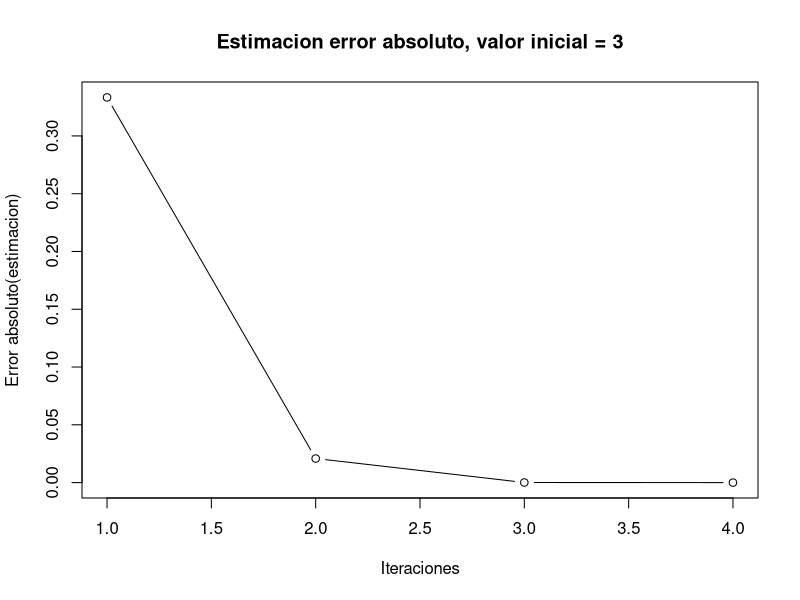
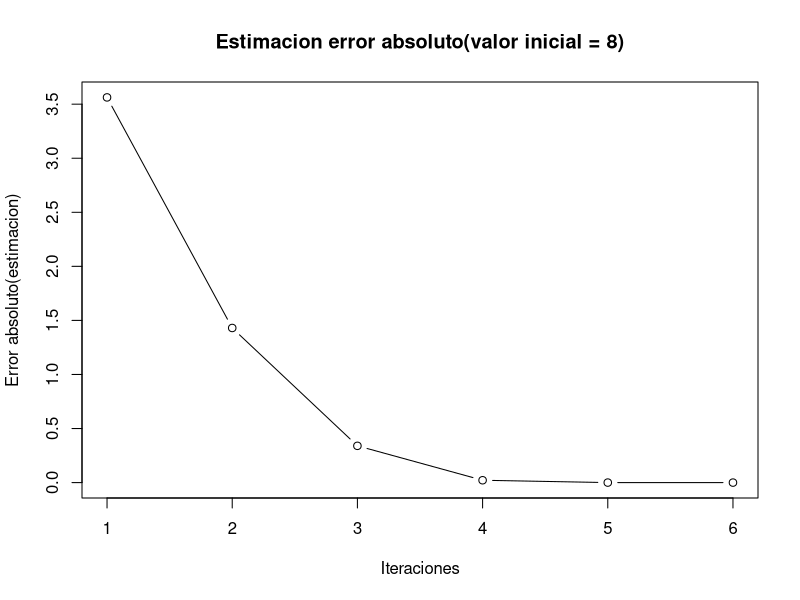
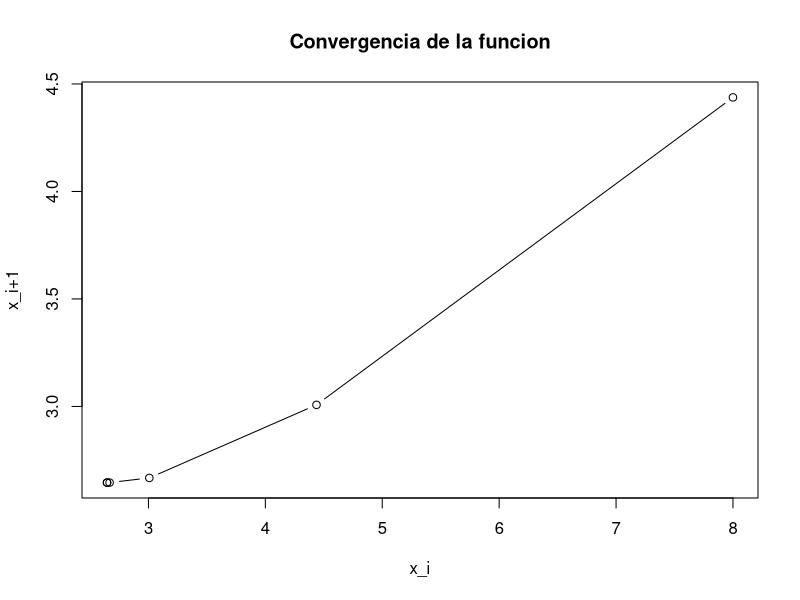
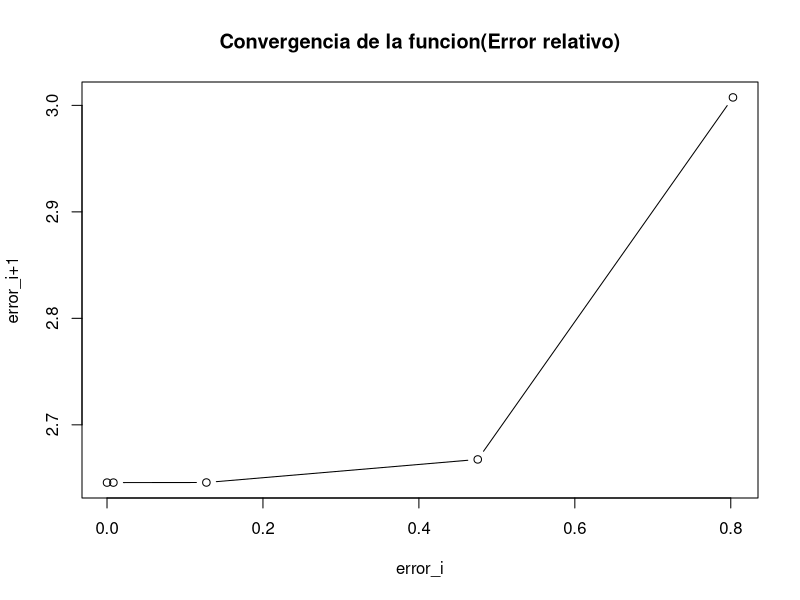
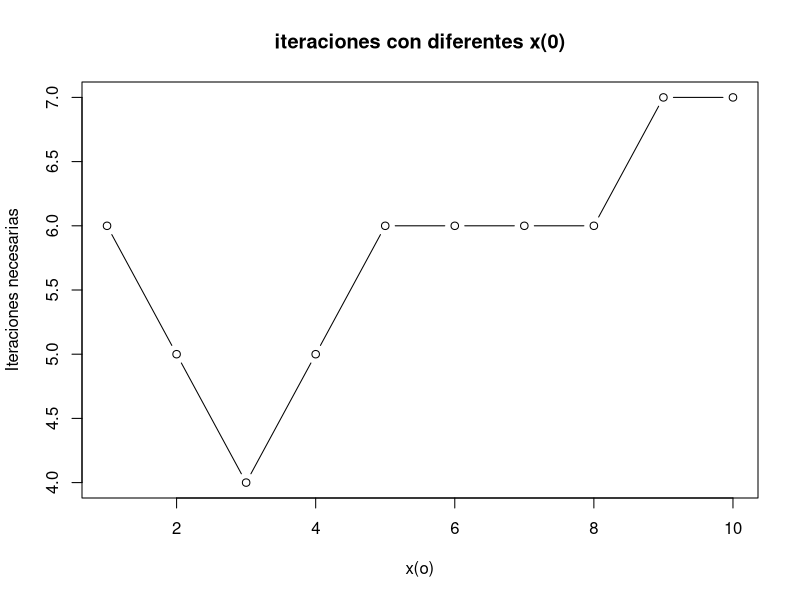

Recreate these plots in R, in order.
## ---- chunk 1
funcion  = function(x,n){
  return ((1/2)*(x+n/x))
}
## ---- chunk 2
raizCuadrada = function(x,n,E){
  y <- funcion(x,n)
  resultadosParciales =c()
  errorAbsoluto<-c()
  errorRelativo<-c()
  while(abs(x-y)>E){
    errorAbsoluto <- c(errorAbsoluto,abs(x-y))
    errorRelativo <- c(errorRelativo,abs(x-y)/abs(y))
    resultadosParciales = c(resultadosParciales,y)
    x <- y
    y <- funcion(x,n)
  }
  errorAbsoluto <- c(errorAbsoluto,abs(x-y))
  errorRelativo <- c(errorRelativo,abs(x-y)/abs(y))
  resultadosParciales = c(resultadosParciales,y)
  lista = list("errorAbsoluto" = errorAbsoluto,"errorRelativo" = errorRelativo, 
               "resultadosParciales" = resultadosParciales, "y" = y)
}
## ---- chunk 3
x <- 3
n <- 7
E <- 1e-8
## ---- chunk 4
resultados = raizCuadrada(x,n,E)
iteraciones = length(resultados$errorAbsoluto)
resultadoFinal = resultados$resultadosParciales[iteraciones]

cat("Raiz cuadrada de", n, "=", resultadoFinal,"\n")

cat("Error < ",1e-8, "\n")

cat("Error de truncamiento:", abs(7-resultadoFinal^2),"\n")

cat("Estimacion del error de truncamiento ", resultados$errorAbsoluto[iteraciones],"\n")

cat("Estimacion del error relativo: ", resultados$errorRelativo[iteraciones],"\n")
## ---- chunk 5
plot(resultados$errorAbsoluto, type = "b", xlab="Iteraciones", ylab="Error absoluto(estimacion)",
     main = "Estimacion error absoluto, valor inicial = 3")
## ---- chunk 6
tablaErrores <- data.frame(
  "iteraciones" = 1:iteraciones,
  "x_i" = resultados$resultadosParciales,
  "errorAbsoluto" = resultados$errorAbsoluto,
  "errorRelactivo" = resultados$errorRelativo
)

print(tablaErrores)
## ---- chunk 7
results = c()
iterations = c()
absoluteError = c()
relativeError = c()

for(i in 1:10){
  resultados = raizCuadrada(i,n,E)
  results = c(results,resultados$y)
  i = length(resultados$errorAbsoluto)
  iterations = c(iterations,i)
  absoluteError = c(absoluteError,resultados$errorAbsoluto[i])
  relativeError = c(relativeError,resultados$errorRelativo[i])
}

tablaErrores <- data.frame(
  "x_0" = 1:10,
  "raiz" = results,
  "iteraciones" = iterations,
  "errorRelactivo" = relativeError,
  "errorAbsoluto" = absoluteError
)

print(tablaErrores)
## ---- chunk 8
resultados = raizCuadrada(8,n,E)

plot(resultados$errorAbsoluto, type = "b", xlab="Iteraciones", ylab="Error absoluto(estimacion)",
     main = "Estimacion error absoluto(valor inicial = 8)")
## ---- chunk 9
iteraciones = length(resultados$resultadosParciales)
xi = (resultados$resultadosParciales)[-iteraciones]
plot(x =c(8,xi),y = resultados$resultadosParciales, type = "b", xlab="x_i", ylab="x_i+1",
     main = "Convergencia de la funcion")
plot(x = resultados$errorRelativo[-iteraciones],y = resultados$resultadosParciales[-1], type = "b",
     xlab="error_i", ylab="error_i+1", main = "Convergencia de la funcion(Error relativo)")
## ---- chunk 10
plot(x = 1:10,y = iterations, type = "b", xlab="x(o)", ylab="Iteraciones necesarias", 
     main = "iteraciones con diferentes x(0)")
## ---- chunk 11
options(digits = 17)
cat("Raiz cuadrada de", n, "=", resultadoFinal,"\n")
